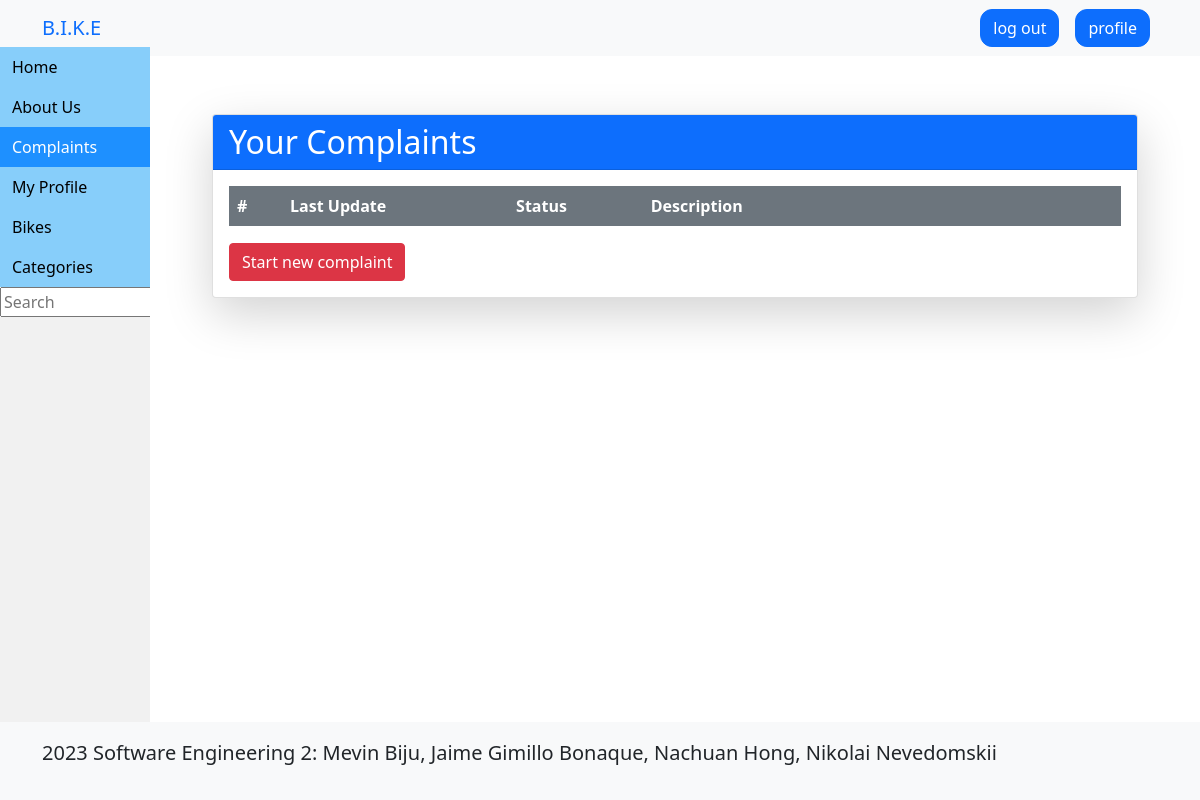
Page /complaints/ (signed in) on the earlier database version.
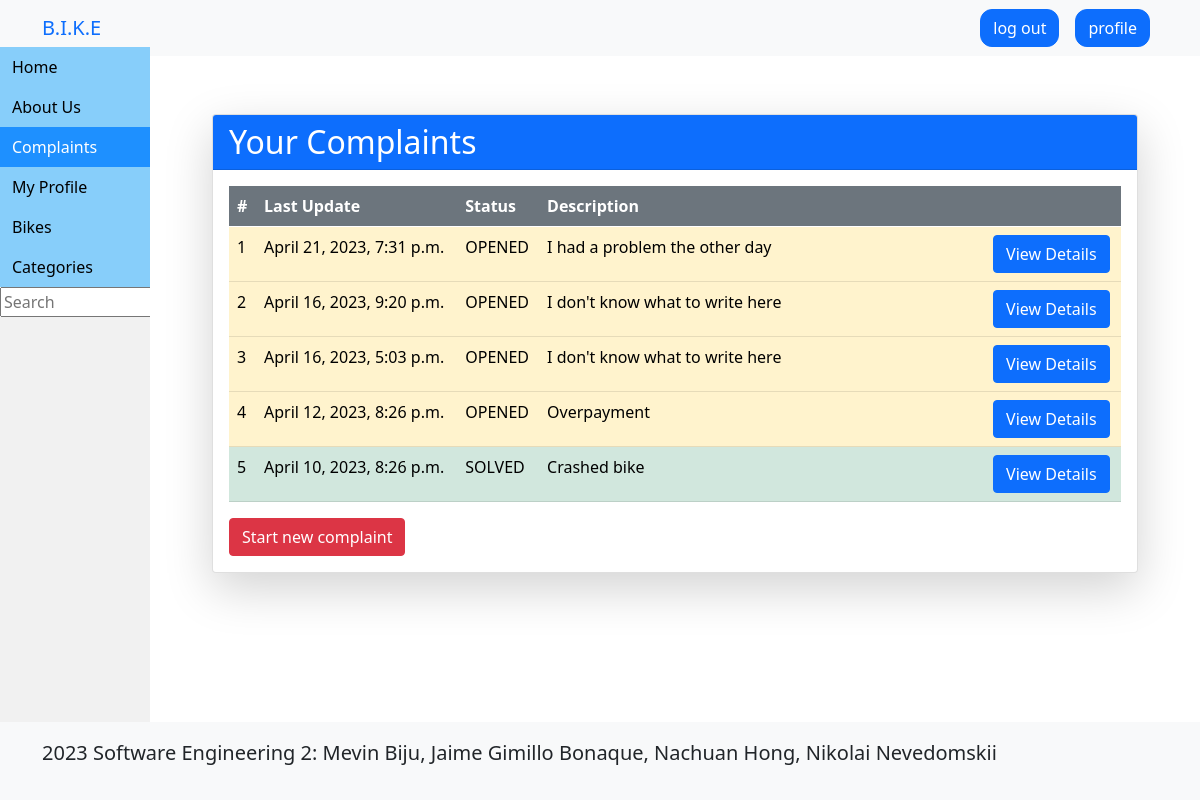
Same page on the later database version.
### bike/models.py (models this page shows, shortened)
class Complaint(models.Model):
    id = models.UUIDField(primary_key=True, default=uuid.uuid4, editable=False)
    lastUpdate = models.DateTimeField(default=now)
    customer = models.ForeignKey(User, related_name='customer_complaint', on_delete=models.CASCADE)
    worker = models.ForeignKey(User, related_name='worker_complaint', on_delete=models.SET_NULL, null=True)
    mechanic = models.ForeignKey(User, related_name='mechanic_complaint', on_delete=models.SET_NULL, null=True)
    description = models.CharField(max_length=256)
    status = models.CharField(
        _('status'), default=ComplaintStatus.UNATTACHED.name, choices=ComplaintStatus.choices(), max_length=32
    )
    class Meta:
        ordering = ['-lastUpdate']

### bike/views.py (the view)
# urls.py: path('complaints/', views.complaints_request, name='complaints'),
def complaints_request(request):
    user = get_user(request)
    if not user:
        return redirect('login')
    if user.is_worker():
        return render(request, 'complaints/base_complaints.html',
                      {'complaints': Complaint.objects.filter(worker=user)})
    return render(request, 'complaints/customer_complaints.html',
                  {'complaints': Complaint.objects.filter(customer=user)})

### bike/models.py (called while the page is built)
    def is_worker(self):
        return self.groups.filter(name='worker').exists()

### bike/views.py (called while the page is built)
def get_user(request):
    if not request.user.is_authenticated:
        messages.error(request, 'You are must login to perform some actions.')
        return None
    return User.objects.get(username=request.user.username)

### templates/complaints/customer_complaints.html
{% extends 'complaints/base_complaints.html' %}
{% block complaints-extra %}
	<a href="{% url 'new_complaint' %}" class="btn btn-danger">
		Start new complaint
	</a>
{% endblock %}

### templates/complaints/base_complaints.html
{% extends 'base.html' %}
{% block content %}
	<div class="container mt-5">
		<div class="row justify-content-center">
			<div class="col-lg-12 col-md-12">
				<div class="card shadow-lg">
					<div class="card-header bg-primary text-white">
						<h2 class="mb-0">Your Complaints</h2>
					</div>
					<div class="card-body">
						<div class="table-responsive">
							<table class="table table-hover ">
								<thead class="bg-secondary text-white">
									<tr>
										<th scope="col">#</th>
										<th scope="col">Last Update</th>
										<th scope="col">Status</th>
										<th class="w-50" scope="col">Description</th>
										<th scope="col"></th>
									</tr>
								</thead>
								<tbody>
									{% for complaint in complaints %}
										{% if complaint.status != 'CLOSED' %}
											<tr class="
												{% if complaint.status == 'UNATTACHED' %} table-secondary
												{% elif complaint.status == 'OPENED' %} table-warning
												{% else %} table-success
												{% endif %}">
												<td>{{ forloop.counter }}</td>
												<td>{{ complaint.lastUpdate }}</td>
												<td>{{ complaint.status }}</td>
												<td>{{ complaint.description }}</td>
												<td><a href="{% url 'complaint' complaint.id %}" class="btn btn-primary">View Details</a></td>
											</tr>
										{% endif %}
									{% endfor %}
								</tbody>
							</table>
						</div>
						{% block complaints-extra %}{% endblock %}
					</div>
				</div>
			</div>
		</div>
	</div>
{% endblock %}

Differences in the rows shown:
added Complaint: lastUpdate "April 21, 2023, 7:31 p.m.", status "OPENED", description "I had a problem the other day"
added Complaint: lastUpdate "April 16, 2023, 9:20 p.m.", status "OPENED", description "I don't know what to write here"
added Complaint: lastUpdate "April 16, 2023, 5:03 p.m.", status "OPENED", description "I don't know what to write here"
added Complaint: lastUpdate "April 12, 2023, 8:26 p.m.", status "OPENED", description "Overpayment"
added Complaint: lastUpdate "April 10, 2023, 8:26 p.m.", status "SOLVED", description "Crashed bike"
